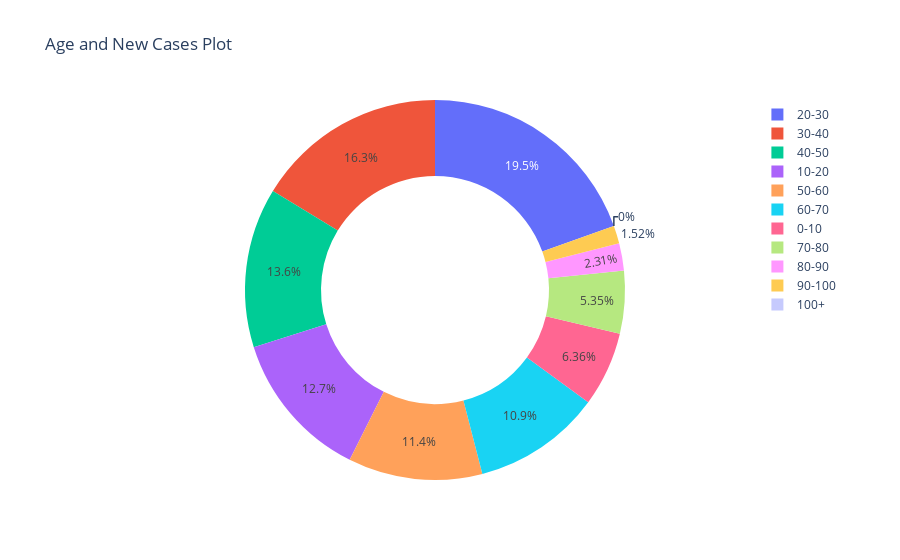

The notebook cell saved with this chart:
### Code cell
all_age = pd.DataFrame(columns=['Country', 'Region', 'Code', 
                                'Date', 'Sex', 'Age', 
                                'AgeInt', 'Cases', 'Deaths', 
                                'Tests', 'New Cases'])
for key, val in age_grp.items():
    all_age = pd.concat([all_age, df_b[val][-7:]], axis=0)
    
fig = px.pie(all_age, 
             values='New Cases', names='Age', 
             title='Age and New Cases Plot',
             hole=.6)
fig.show()

### Figure 1 — Plotly figure (JSON) as saved in the notebook; plotly's stock layout.template omitted (floating-point values rounded to 4 significant figures)
{"data": [{"domain": {"x": [0, 1], "y": [0, 1]}, "hole": 0.6, "hovertemplate": "Age=%{label}<br>New Cases=%{value}<extra></extra>", "labels": ["0-10", "0-10", "0-10", "0-10", "0-10", "0-10", "0-10", "10-20", "10-20", "10-20", "10-20", "10-20", "10-20", "10-20", "20-30", "20-30", "20-30", "20-30", "20-30", "20-30", "20-30", "30-40", "30-40", "30-40", "30-40", "30-40", "30-40", "30-40", "40-50", "40-50", "40-50", "40-50", "40-50", "40-50", "40-50", "50-60", "50-60", "50-60", "50-60", "50-60", "50-60", "50-60", "60-70", "60-70", "60-70", "60-70", "60-70", "60-70", "60-70", "70-80", "70-80", "70-80", "70-80", "70-80", "70-80", "70-80", "80-90", "80-90", "80-90", "80-90", "80-90", "80-90", "80-90", "90-100", "90-100", "90-100", "90-100", "90-100", "90-100", "90-100", "100+", "100+", "100+", "100+", "100+", "100+", "100+"], "legendgroup": "", "name": "", "showlegend": true, "type": "pie", "values": [10, 9, 5, 17, 13, 18, 16, 29, 18, 6, 38, 20, 54, 11, 41, 37, 10, 55, 35, 78, 14, 29, 27, 0, 50, 26, 79, 14, 16, 16, 8, 38, 21, 68, 21, 26, 18, 1, 40, 16, 47, 10, 11, 16, 8, 39, 19, 40, 18, 9, 9, 3, 17, 10, 24, 2, 3, 2, 1, 9, 6, 11, 0, 0, 0, 0, 8, 7, 6, 0, 0, 0, 0, 0, 0, 0, 0]}], "layout": {"legend": {"tracegroupgap": 0}, "title": {"text": "Age and New Cases Plot"}}}
